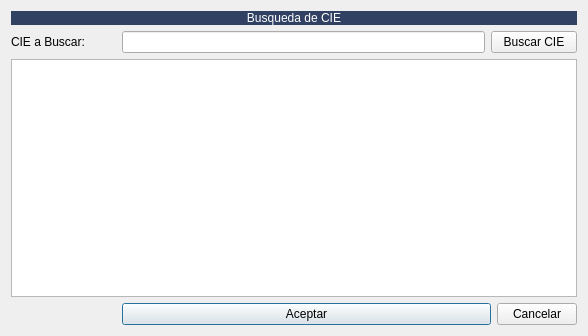
<?xml version="1.0" encoding="UTF-8"?>
<ui version="4.0">
 <class>FrmBuscarCIE</class>
 <widget class="QDialog" name="FrmBuscarCIE">
  <property name="geometry">
   <rect>
    <x>0</x>
    <y>0</y>
    <width>588</width>
    <height>336</height>
   </rect>
  </property>
  <property name="windowTitle">
   <string>Buscar CIE</string>
  </property>
  <property name="windowIcon">
   <iconset resource="../maya.qrc">
    <normaloff>:/Icons/PNG/NeuX.png</normaloff>:/Icons/PNG/NeuX.png</iconset>
  </property>
  <layout class="QGridLayout" name="gridLayout">
   <item row="1" column="0">
    <widget class="QLabel" name="label">
     <property name="text">
      <string>CIE a Buscar:</string>
     </property>
    </widget>
   </item>
   <item row="3" column="1" colspan="2">
    <widget class="QPushButton" name="btnAceptar">
     <property name="text">
      <string>Aceptar</string>
     </property>
     <property name="icon">
      <iconset resource="../maya.qrc">
       <normaloff>:/Icons/PNG/add.png</normaloff>:/Icons/PNG/add.png</iconset>
     </property>
    </widget>
   </item>
   <item row="3" column="0">
    <spacer name="horizontalSpacer">
     <property name="orientation">
      <enum>Qt::Horizontal</enum>
     </property>
     <property name="sizeHint" stdset="0">
      <size>
       <width>40</width>
       <height>20</height>
      </size>
     </property>
    </spacer>
   </item>
   <item row="2" column="0" colspan="4">
    <widget class="QTableWidget" name="tablaCIE"/>
   </item>
   <item row="1" column="2" colspan="2">
    <widget class="QPushButton" name="btnBuscar">
     <property name="text">
      <string>Buscar CIE</string>
     </property>
     <property name="icon">
      <iconset resource="../maya.qrc">
       <normaloff>:/Icons/PNG/search.png</normaloff>:/Icons/PNG/search.png</iconset>
     </property>
    </widget>
   </item>
   <item row="1" column="1">
    <widget class="QLineEdit" name="txtCIE">
     <property name="minimumSize">
      <size>
       <width>363</width>
       <height>0</height>
      </size>
     </property>
    </widget>
   </item>
   <item row="3" column="3">
    <widget class="QPushButton" name="btnCancelar">
     <property name="text">
      <string>Cancelar</string>
     </property>
     <property name="icon">
      <iconset resource="../maya.qrc">
       <normaloff>:/Icons/PNG/Delete.png</normaloff>:/Icons/PNG/Delete.png</iconset>
     </property>
    </widget>
   </item>
   <item row="0" column="0" colspan="4">
    <widget class="QLabel" name="label_2">
     <property name="styleSheet">
      <string notr="true">background-color: #304163;
color: rgb(255, 255, 255);
font: 14pt &quot;Sans Serif&quot;;</string>
     </property>
     <property name="text">
      <string>Busqueda de CIE</string>
     </property>
     <property name="alignment">
      <set>Qt::AlignCenter</set>
     </property>
    </widget>
   </item>
  </layout>
 </widget>
 <resources>
  <include location="../maya.qrc"/>
 </resources>
 <connections/>
</ui>
